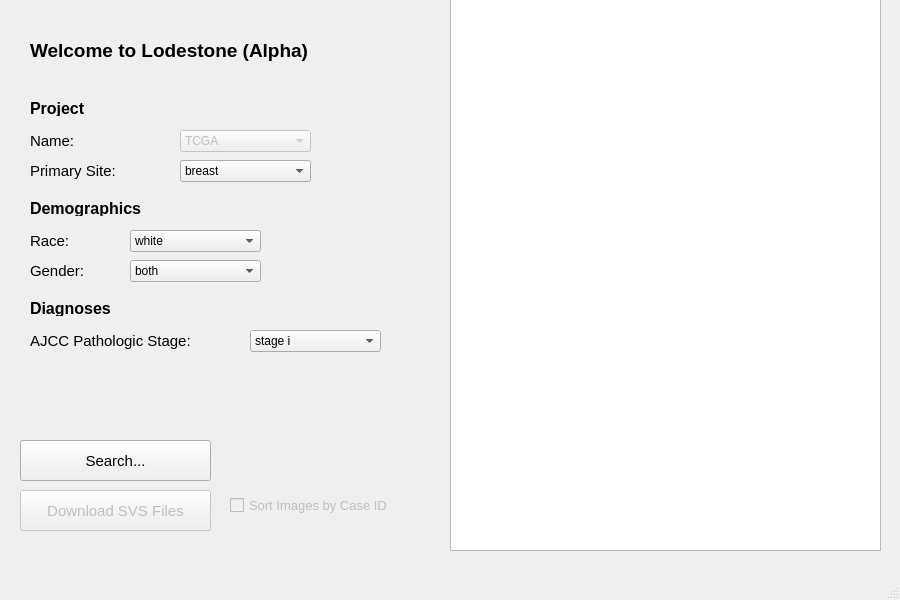
<?xml version="1.0" encoding="UTF-8"?>
<ui version="4.0">
 <class>MainWindow</class>
 <widget class="QMainWindow" name="MainWindow">
  <property name="geometry">
   <rect>
    <x>0</x>
    <y>0</y>
    <width>900</width>
    <height>600</height>
   </rect>
  </property>
  <property name="minimumSize">
   <size>
    <width>900</width>
    <height>600</height>
   </size>
  </property>
  <property name="maximumSize">
   <size>
    <width>900</width>
    <height>600</height>
   </size>
  </property>
  <property name="windowTitle">
   <string>Lodestone</string>
  </property>
  <widget class="QWidget" name="centralwidget">
   <widget class="QPushButton" name="btnGenerateSheet">
    <property name="geometry">
     <rect>
      <x>20</x>
      <y>440</y>
      <width>191</width>
      <height>41</height>
     </rect>
    </property>
    <property name="font">
     <font>
      <pointsize>11</pointsize>
     </font>
    </property>
    <property name="text">
     <string>Search...</string>
    </property>
   </widget>
   <widget class="QComboBox" name="cmbDemoRace">
    <property name="geometry">
     <rect>
      <x>130</x>
      <y>230</y>
      <width>131</width>
      <height>22</height>
     </rect>
    </property>
    <item>
     <property name="text">
      <string>white</string>
     </property>
    </item>
    <item>
     <property name="text">
      <string>black</string>
     </property>
    </item>
   </widget>
   <widget class="QLabel" name="lblTitle">
    <property name="geometry">
     <rect>
      <x>30</x>
      <y>30</y>
      <width>341</width>
      <height>41</height>
     </rect>
    </property>
    <property name="font">
     <font>
      <pointsize>14</pointsize>
      <weight>75</weight>
      <bold>true</bold>
     </font>
    </property>
    <property name="text">
     <string>Welcome to Lodestone (Alpha)</string>
    </property>
   </widget>
   <widget class="QLabel" name="lblDemographic">
    <property name="geometry">
     <rect>
      <x>30</x>
      <y>200</y>
      <width>131</width>
      <height>16</height>
     </rect>
    </property>
    <property name="font">
     <font>
      <pointsize>12</pointsize>
      <weight>75</weight>
      <bold>true</bold>
     </font>
    </property>
    <property name="text">
     <string>Demographics</string>
    </property>
   </widget>
   <widget class="QLabel" name="lblDemoRace">
    <property name="geometry">
     <rect>
      <x>30</x>
      <y>230</y>
      <width>65</width>
      <height>21</height>
     </rect>
    </property>
    <property name="font">
     <font>
      <pointsize>11</pointsize>
     </font>
    </property>
    <property name="text">
     <string>Race:</string>
    </property>
   </widget>
   <widget class="QComboBox" name="cmbDemoGender">
    <property name="geometry">
     <rect>
      <x>130</x>
      <y>260</y>
      <width>131</width>
      <height>22</height>
     </rect>
    </property>
    <item>
     <property name="text">
      <string>both</string>
     </property>
    </item>
    <item>
     <property name="text">
      <string>female</string>
     </property>
    </item>
    <item>
     <property name="text">
      <string>male</string>
     </property>
    </item>
   </widget>
   <widget class="QLabel" name="lblDemoGender">
    <property name="geometry">
     <rect>
      <x>30</x>
      <y>260</y>
      <width>65</width>
      <height>21</height>
     </rect>
    </property>
    <property name="font">
     <font>
      <pointsize>11</pointsize>
     </font>
    </property>
    <property name="text">
     <string>Gender:</string>
    </property>
   </widget>
   <widget class="QLabel" name="lblProject">
    <property name="geometry">
     <rect>
      <x>30</x>
      <y>100</y>
      <width>131</width>
      <height>16</height>
     </rect>
    </property>
    <property name="font">
     <font>
      <pointsize>12</pointsize>
      <weight>75</weight>
      <bold>true</bold>
     </font>
    </property>
    <property name="text">
     <string>Project</string>
    </property>
   </widget>
   <widget class="QLabel" name="lblProjectName">
    <property name="geometry">
     <rect>
      <x>30</x>
      <y>130</y>
      <width>51</width>
      <height>21</height>
     </rect>
    </property>
    <property name="font">
     <font>
      <pointsize>11</pointsize>
     </font>
    </property>
    <property name="text">
     <string>Name:</string>
    </property>
   </widget>
   <widget class="QComboBox" name="cmbProjectName">
    <property name="enabled">
     <bool>false</bool>
    </property>
    <property name="geometry">
     <rect>
      <x>180</x>
      <y>130</y>
      <width>131</width>
      <height>22</height>
     </rect>
    </property>
    <item>
     <property name="text">
      <string>TCGA</string>
     </property>
    </item>
   </widget>
   <widget class="QLabel" name="lblDiagnoses">
    <property name="geometry">
     <rect>
      <x>30</x>
      <y>300</y>
      <width>131</width>
      <height>16</height>
     </rect>
    </property>
    <property name="font">
     <font>
      <pointsize>12</pointsize>
      <weight>75</weight>
      <bold>true</bold>
     </font>
    </property>
    <property name="text">
     <string>Diagnoses</string>
    </property>
   </widget>
   <widget class="QLabel" name="lblDiagnosesPathStage">
    <property name="geometry">
     <rect>
      <x>30</x>
      <y>330</y>
      <width>201</width>
      <height>21</height>
     </rect>
    </property>
    <property name="font">
     <font>
      <pointsize>11</pointsize>
     </font>
    </property>
    <property name="text">
     <string>AJCC Pathologic Stage:</string>
    </property>
   </widget>
   <widget class="QComboBox" name="cmbDiagnosesPathStage">
    <property name="geometry">
     <rect>
      <x>250</x>
      <y>330</y>
      <width>131</width>
      <height>22</height>
     </rect>
    </property>
    <item>
     <property name="text">
      <string>stage i</string>
     </property>
    </item>
    <item>
     <property name="text">
      <string>stage ia</string>
     </property>
    </item>
    <item>
     <property name="text">
      <string>stage iia</string>
     </property>
    </item>
    <item>
     <property name="text">
      <string>stage iib</string>
     </property>
    </item>
    <item>
     <property name="text">
      <string>stage iiia</string>
     </property>
    </item>
   </widget>
   <widget class="QPushButton" name="btnDownloadFiles">
    <property name="enabled">
     <bool>false</bool>
    </property>
    <property name="geometry">
     <rect>
      <x>20</x>
      <y>490</y>
      <width>191</width>
      <height>41</height>
     </rect>
    </property>
    <property name="font">
     <font>
      <pointsize>11</pointsize>
     </font>
    </property>
    <property name="text">
     <string>Download SVS Files</string>
    </property>
   </widget>
   <widget class="QCheckBox" name="chkDownloadSort">
    <property name="enabled">
     <bool>false</bool>
    </property>
    <property name="geometry">
     <rect>
      <x>230</x>
      <y>490</y>
      <width>191</width>
      <height>31</height>
     </rect>
    </property>
    <property name="font">
     <font>
      <pointsize>10</pointsize>
     </font>
    </property>
    <property name="text">
     <string>Sort Images by Case ID</string>
    </property>
   </widget>
   <widget class="QLabel" name="lblProjectPrimarySite">
    <property name="geometry">
     <rect>
      <x>30</x>
      <y>160</y>
      <width>121</width>
      <height>21</height>
     </rect>
    </property>
    <property name="font">
     <font>
      <pointsize>11</pointsize>
     </font>
    </property>
    <property name="text">
     <string>Primary Site:</string>
    </property>
   </widget>
   <widget class="QComboBox" name="cmbProjectPrimarySite">
    <property name="enabled">
     <bool>true</bool>
    </property>
    <property name="geometry">
     <rect>
      <x>180</x>
      <y>160</y>
      <width>131</width>
      <height>22</height>
     </rect>
    </property>
    <item>
     <property name="text">
      <string>breast</string>
     </property>
    </item>
    <item>
     <property name="text">
      <string>brain</string>
     </property>
    </item>
    <item>
     <property name="text">
      <string>bronchus and lung</string>
     </property>
    </item>
    <item>
     <property name="text">
      <string>kidney</string>
     </property>
    </item>
    <item>
     <property name="text">
      <string>ovary</string>
     </property>
    </item>
   </widget>
   <widget class="QTableView" name="tableViewMain">
    <property name="geometry">
     <rect>
      <x>450</x>
      <y>-10</y>
      <width>431</width>
      <height>561</height>
     </rect>
    </property>
   </widget>
  </widget>
  <widget class="QMenuBar" name="menubar">
   <property name="geometry">
    <rect>
     <x>0</x>
     <y>0</y>
     <width>900</width>
     <height>19</height>
    </rect>
   </property>
  </widget>
  <widget class="QStatusBar" name="statusbar"/>
 </widget>
 <tabstops>
  <tabstop>cmbProjectName</tabstop>
  <tabstop>cmbDemoRace</tabstop>
  <tabstop>cmbDemoGender</tabstop>
  <tabstop>cmbDiagnosesPathStage</tabstop>
  <tabstop>btnGenerateSheet</tabstop>
  <tabstop>chkDownloadSort</tabstop>
  <tabstop>btnDownloadFiles</tabstop>
 </tabstops>
 <resources/>
 <connections/>
</ui>
